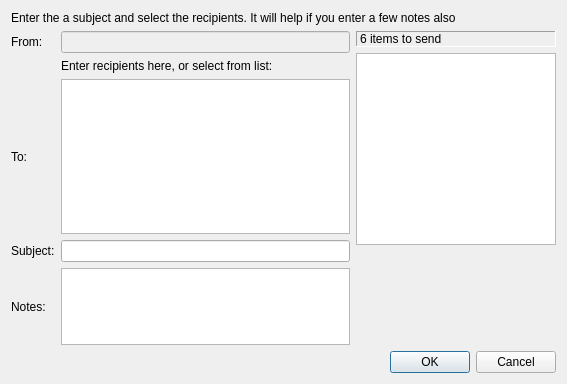
<?xml version="1.0" encoding="UTF-8"?>
<ui version="4.0">
 <class>send</class>
 <widget class="QDialog" name="send">
  <property name="geometry">
   <rect>
    <x>0</x>
    <y>0</y>
    <width>567</width>
    <height>384</height>
   </rect>
  </property>
  <property name="windowTitle">
   <string>Dialog</string>
  </property>
  <layout class="QVBoxLayout" name="verticalLayout_3">
   <item>
    <widget class="QLabel" name="label_5">
     <property name="text">
      <string>Enter the a subject and select the recipients. It will help if you enter a few notes also</string>
     </property>
     <property name="wordWrap">
      <bool>true</bool>
     </property>
    </widget>
   </item>
   <item>
    <layout class="QHBoxLayout" name="horizontalLayout">
     <item>
      <layout class="QGridLayout" name="gridLayout">
       <item row="0" column="0">
        <widget class="QLabel" name="label">
         <property name="text">
          <string>From:</string>
         </property>
        </widget>
       </item>
       <item row="0" column="1">
        <widget class="QLineEdit" name="from">
         <property name="enabled">
          <bool>false</bool>
         </property>
        </widget>
       </item>
       <item row="1" column="1">
        <widget class="QLabel" name="label_6">
         <property name="text">
          <string>Enter recipients here, or select from list:</string>
         </property>
        </widget>
       </item>
       <item row="2" column="1">
        <widget class="QListWidget" name="toList">
         <property name="sizePolicy">
          <sizepolicy hsizetype="Expanding" vsizetype="Expanding">
           <horstretch>0</horstretch>
           <verstretch>2</verstretch>
          </sizepolicy>
         </property>
         <property name="selectionBehavior">
          <enum>QAbstractItemView::SelectRows</enum>
         </property>
        </widget>
       </item>
       <item row="3" column="0">
        <widget class="QLabel" name="label_3">
         <property name="text">
          <string>Subject:</string>
         </property>
        </widget>
       </item>
       <item row="3" column="1">
        <widget class="QLineEdit" name="subject"/>
       </item>
       <item row="4" column="0">
        <widget class="QLabel" name="label_4">
         <property name="text">
          <string>Notes:</string>
         </property>
        </widget>
       </item>
       <item row="4" column="1">
        <widget class="QTextEdit" name="notes">
         <property name="sizePolicy">
          <sizepolicy hsizetype="Expanding" vsizetype="Expanding">
           <horstretch>0</horstretch>
           <verstretch>1</verstretch>
          </sizepolicy>
         </property>
        </widget>
       </item>
       <item row="2" column="0">
        <widget class="QLabel" name="label_2">
         <property name="text">
          <string>To:</string>
         </property>
        </widget>
       </item>
      </layout>
     </item>
     <item>
      <layout class="QVBoxLayout" name="verticalLayout_2">
       <item>
        <layout class="QVBoxLayout" name="verticalLayout">
         <item>
          <widget class="QLabel" name="itemCount">
           <property name="sizePolicy">
            <sizepolicy hsizetype="Minimum" vsizetype="Minimum">
             <horstretch>0</horstretch>
             <verstretch>0</verstretch>
            </sizepolicy>
           </property>
           <property name="frameShape">
            <enum>QFrame::Panel</enum>
           </property>
           <property name="frameShadow">
            <enum>QFrame::Sunken</enum>
           </property>
           <property name="text">
            <string>6 items to send</string>
           </property>
          </widget>
         </item>
         <item>
          <widget class="Desktopview" name="view">
           <property name="sizePolicy">
            <sizepolicy hsizetype="Fixed" vsizetype="Expanding">
             <horstretch>200</horstretch>
             <verstretch>0</verstretch>
            </sizepolicy>
           </property>
           <property name="maximumSize">
            <size>
             <width>200</width>
             <height>16777215</height>
            </size>
           </property>
          </widget>
         </item>
        </layout>
       </item>
       <item>
        <spacer name="verticalSpacer">
         <property name="orientation">
          <enum>Qt::Vertical</enum>
         </property>
         <property name="sizeHint" stdset="0">
          <size>
           <width>20</width>
           <height>40</height>
          </size>
         </property>
        </spacer>
       </item>
      </layout>
     </item>
    </layout>
   </item>
   <item>
    <layout class="QHBoxLayout" name="horizontalLayout_2">
     <item>
      <spacer name="horizontalSpacer">
       <property name="orientation">
        <enum>Qt::Horizontal</enum>
       </property>
       <property name="sizeHint" stdset="0">
        <size>
         <width>40</width>
         <height>20</height>
        </size>
       </property>
      </spacer>
     </item>
     <item>
      <widget class="QDialogButtonBox" name="buttonBox">
       <property name="orientation">
        <enum>Qt::Horizontal</enum>
       </property>
       <property name="standardButtons">
        <set>QDialogButtonBox::Cancel|QDialogButtonBox::Ok</set>
       </property>
      </widget>
     </item>
    </layout>
   </item>
  </layout>
 </widget>
 <customwidgets>
  <customwidget>
   <class>Desktopview</class>
   <extends>QListView</extends>
   <header>desktopview.h</header>
  </customwidget>
 </customwidgets>
 <tabstops>
  <tabstop>toList</tabstop>
  <tabstop>subject</tabstop>
  <tabstop>notes</tabstop>
  <tabstop>buttonBox</tabstop>
  <tabstop>view</tabstop>
  <tabstop>from</tabstop>
 </tabstops>
 <resources/>
 <connections>
  <connection>
   <sender>buttonBox</sender>
   <signal>accepted()</signal>
   <receiver>send</receiver>
   <slot>accept()</slot>
   <hints>
    <hint type="sourcelabel">
     <x>248</x>
     <y>254</y>
    </hint>
    <hint type="destinationlabel">
     <x>157</x>
     <y>274</y>
    </hint>
   </hints>
  </connection>
  <connection>
   <sender>buttonBox</sender>
   <signal>rejected()</signal>
   <receiver>send</receiver>
   <slot>reject()</slot>
   <hints>
    <hint type="sourcelabel">
     <x>316</x>
     <y>260</y>
    </hint>
    <hint type="destinationlabel">
     <x>286</x>
     <y>274</y>
    </hint>
   </hints>
  </connection>
 </connections>
</ui>
